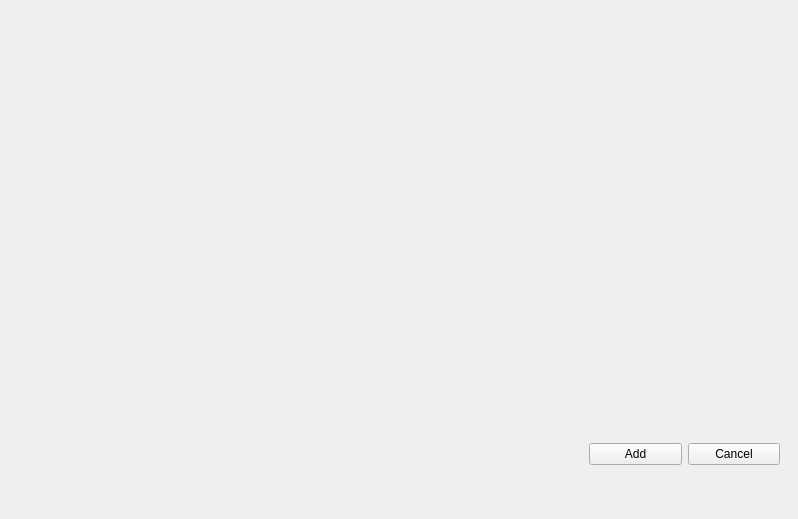
<?xml version="1.0" encoding="UTF-8"?>
<ui version="4.0">
 <class>Form</class>
 <widget class="QWidget" name="Form">
  <property name="geometry">
   <rect>
    <x>0</x>
    <y>0</y>
    <width>798</width>
    <height>519</height>
   </rect>
  </property>
  <property name="windowTitle">
   <string>Form</string>
  </property>
  <widget class="QWidget" name="horizontalLayoutWidget">
   <property name="geometry">
    <rect>
     <x>589</x>
     <y>409</y>
     <width>191</width>
     <height>91</height>
    </rect>
   </property>
   <layout class="QHBoxLayout" name="horizontalLayout">
    <item>
     <widget class="QPushButton" name="pushButton_add">
      <property name="text">
       <string>Add</string>
      </property>
     </widget>
    </item>
    <item>
     <widget class="QPushButton" name="pushButton_cancel">
      <property name="text">
       <string>Cancel</string>
      </property>
     </widget>
    </item>
   </layout>
  </widget>
 </widget>
 <resources/>
 <connections/>
</ui>
